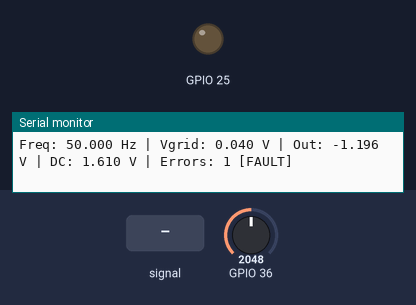
Bench run of a sketch on a simulated ESP32. Parts: output pins drawn as LEDs (lit = HIGH), the last lines printed to the serial monitor. The test bench sets the inputs (shaded band); at power-on: GPIO 36 = 2048.

Above: at 1.45 s.
2.3 s: GPIO 36 fed a 200 Hz sine of ±327 counts around its level
At 3.26 s:
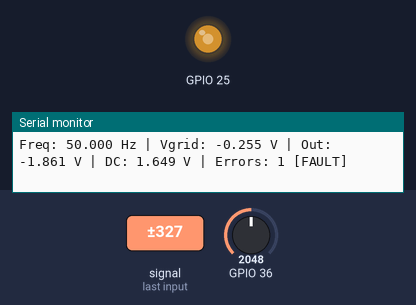
Timing chart, 0 to 3.1 s (numbered marks = the images above; inputs shaded):
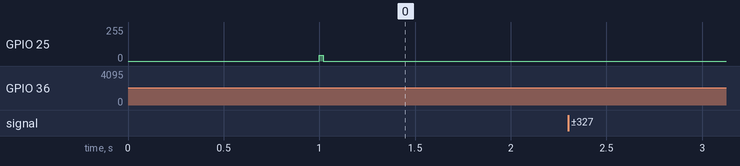

The sketch:

sogi_pll_production3c.ino
```cpp
/**
 * @file sogi_pll_production3b_fixed_wdt.ino
 * @brief SOGI-PLL for ESP32 — patched for esp_task_wdt IDF v5 signature
 *
 * Notes:
 *  - This file assumes ESP-IDF v5-style WDT API: esp_task_wdt_init(const esp_task_wdt_config_t*).
 *  - The sampling task registers itself with the WDT; the Arduino loop() task is NOT registered.
 *  - Uses esp_timer for periodic sampling.
 *  - Uses esp_adc_cal for ADC calibration.
 *
 * Author: Patched for user's toolchain
 * Date: 2026-01-27
 */

#include <Arduino.h>
#include <driver/adc.h>
#include <driver/dac.h>
#include <esp_task_wdt.h>
#include "esp_adc_cal.h"
#include "esp_timer.h"

// -------------------- Config --------------------
#define ADC_CHANNEL         ADC1_CHANNEL_0
#define ADC_ATTEN           ADC_ATTEN_DB_11
#define ADC_WIDTH           ADC_WIDTH_BIT_12
#define DAC_CHANNEL         DAC_CHANNEL_1

#define DAC_MAX_VALUE       255
#define DAC_VREF            3.3f
#define VOLTS_TO_DAC        (DAC_MAX_VALUE / DAC_VREF)

#define V_BIAS              0.55f
#define V_OUT_AMPLITUDE     3.0f

#define SAMPLING_FREQ_HZ    10000.0f
#define SAMPLE_TIME_S       (1.0f / SAMPLING_FREQ_HZ)

#define SOGI_GAIN           1.414f
#define PLL_KP              2.0f
#define PLL_KI              15.0f

#define GRID_FREQ_NOMINAL   50.0f
#define GRID_FREQ_MIN       40.0f
#define GRID_FREQ_MAX       70.0f
#define OMEGA_NOMINAL       (2.0f * PI * GRID_FREQ_NOMINAL)
#define OMEGA_MIN           (2.0f * PI * GRID_FREQ_MIN)
#define OMEGA_MAX           (2.0f * PI * GRID_FREQ_MAX)

#define DC_FILTER_ALPHA     0.001f

#define SERIAL_BAUD         115200
#define PRINT_INTERVAL_MS   100
#define WDT_TIMEOUT_S       3

#define STACK_SIZE_WORDS    8192
#define TASK_PRIORITY       24
#define TASK_CORE           1

#define ADC_MIN_VALID_MV    50
#define ADC_MAX_VALID_MV    3200

#define MAX_OFFSET_DRIFT    0.5f
#define INVALID_THRESHOLD   50   // number of consecutive samples before declaring fault

// -------------------- Types --------------------
struct SOGIState {
  float v_alpha;
  float v_beta;
  float omega;
  float theta;
  float integrator;
  float dc_offset;
  uint32_t error_count;
  uint32_t sample_count;
  bool signal_valid;
  uint16_t invalid_count;
};

struct SharedData {
  float frequency;
  float dc_offset;
  float v_grid;
  float v_out;
  uint32_t errors;
  bool valid;
};

// -------------------- Globals --------------------
static SemaphoreHandle_t dataMutex = NULL;
static SharedData sharedData = {GRID_FREQ_NOMINAL, V_BIAS, 0.0f, V_BIAS, 0, true};

static SemaphoreHandle_t timerSemaphore = NULL;
static TaskHandle_t sogiTaskHandle = NULL;
static esp_timer_handle_t periodic_timer = NULL;
static esp_adc_cal_characteristics_t adc_chars;

// -------------------- Utility --------------------
inline float normalizeAngle(float angle) {
  angle = fmodf(angle, 2.0f * PI);
  if (angle < 0.0f) angle += 2.0f * PI;
  return angle;
}
inline float clampf(float v, float a, float b) {
  if (v < a) return a;
  if (v > b) return b;
  return v;
}
inline bool isADCValid_mv(uint32_t mv) {
  return (mv >= ADC_MIN_VALID_MV && mv <= ADC_MAX_VALID_MV);
}

void updateSharedData(const SOGIState& state, float v_grid, float v_out) {
  if (xSemaphoreTake(dataMutex, (TickType_t)0) == pdTRUE) {
    sharedData.frequency = state.omega / (2.0f * PI);
    sharedData.dc_offset = state.dc_offset;
    sharedData.v_grid = v_grid;
    sharedData.v_out = v_out;
    sharedData.errors = state.error_count;
    sharedData.valid = state.signal_valid;
    xSemaphoreGive(dataMutex);
  }
}

SharedData getSharedData() {
  SharedData d;
  if (xSemaphoreTake(dataMutex, pdMS_TO_TICKS(10)) == pdTRUE) {
    d = sharedData;
    xSemaphoreGive(dataMutex);
  } else {
    d = sharedData;
  }
  return d;
}

// -------------------- esp_timer callback --------------------
static void espTimerCallback(void* arg) {
  xSemaphoreGive(timerSemaphore);
}

// -------------------- ADC calibration --------------------
void initADCCalibration() {
  esp_adc_cal_characterize(ADC_UNIT_1, ADC_ATTEN, ADC_WIDTH, 1100, &adc_chars);
}

// -------------------- SOGI-PLL --------------------
void initSOGIState(SOGIState& s) {
  s.v_alpha = 0.0f; s.v_beta = 0.0f;
  s.omega = OMEGA_NOMINAL; s.theta = 0.0f;
  s.integrator = OMEGA_NOMINAL;
  s.dc_offset = V_BIAS;
  s.error_count = 0; s.sample_count = 0; s.signal_valid = true;
  s.invalid_count = 0;
}

float processSOGIPLL(SOGIState& state, float v_grid_raw) {
  state.sample_count++;

  // DC offset tracking
  state.dc_offset = state.dc_offset * (1.0f - DC_FILTER_ALPHA) + v_grid_raw * DC_FILTER_ALPHA;
  float delta_offset = fabsf(state.dc_offset - V_BIAS);

  // Hysteresis counting
  if (delta_offset > MAX_OFFSET_DRIFT) {
    if (state.invalid_count < 0xFFFF) state.invalid_count++;
  } else {
    if (state.invalid_count > 0) state.invalid_count--;
  }

  if (state.invalid_count >= INVALID_THRESHOLD) {
    // transition to persistent fault — increment error only once per transition
    if (state.signal_valid) {
      state.error_count++;
    }
    state.signal_valid = false;
  } else {
    state.signal_valid = true;
  }

  float v_grid_clean = v_grid_raw - state.dc_offset;

  if (!state.signal_valid) {
    // Safe re-lock: bias integrator gently towards nominal
    state.integrator = state.integrator * 0.995f + OMEGA_NOMINAL * 0.005f;
    state.omega = clampf(state.integrator, OMEGA_MIN, OMEGA_MAX);
    state.theta += state.omega * SAMPLE_TIME_S;
    state.theta = normalizeAngle(state.theta);
    return V_BIAS + V_OUT_AMPLITUDE * sinf(state.theta);
  }

  // SOGI updates (Euler)
  float omega_ts = state.omega * SAMPLE_TIME_S;
  float error = v_grid_clean - state.v_alpha;
  float alpha_derivative = omega_ts * state.v_beta + SOGI_GAIN * omega_ts * error;
  float beta_derivative  = -omega_ts * state.v_alpha;
  state.v_alpha += alpha_derivative;
  state.v_beta  += beta_derivative;

  // Park transform
  float sin_theta = sinf(state.theta);
  float cos_theta = cosf(state.theta);
  float v_q = -state.v_alpha * sin_theta + state.v_beta * cos_theta;

  // PI with anti-windup
  float prop = PLL_KP * v_q;
  float integ_inc = PLL_KI * SAMPLE_TIME_S * v_q;
  bool will_high = (state.integrator >= OMEGA_MAX) && (integ_inc > 0.0f);
  bool will_low  = (state.integrator <= OMEGA_MIN) && (integ_inc < 0.0f);
  if (!(will_high || will_low)) state.integrator += integ_inc;
  else state.integrator += integ_inc * 0.1f;
  state.integrator = clampf(state.integrator, OMEGA_MIN, OMEGA_MAX);
  state.omega = clampf(state.integrator + prop, OMEGA_MIN, OMEGA_MAX);

  // VCO
  state.theta += state.omega * SAMPLE_TIME_S;
  state.theta = normalizeAngle(state.theta);

  return V_BIAS + V_OUT_AMPLITUDE * sinf(state.theta);
}

// -------------------- DAC write --------------------
void writeDAC(float voltage) {
  int dac_value = (int)(voltage * VOLTS_TO_DAC);
  if (dac_value < 0) dac_value = 0;
  if (dac_value > DAC_MAX_VALUE) dac_value = DAC_MAX_VALUE;
  dac_output_voltage(DAC_CHANNEL, (uint8_t)dac_value);
}

// -------------------- Sampling task --------------------
void sogiTask(void *pvParameters) {
  SOGIState state;
  initSOGIState(state);

  // Register sampling task with WDT
  esp_task_wdt_add(NULL);

  Serial.println("[SOGI] Task started on Core " + String((int)xPortGetCoreID()));

  while (true) {
    if (xSemaphoreTake(timerSemaphore, portMAX_DELAY) == pdTRUE) {
      // reset WDT
      esp_task_wdt_reset();

      // Read & calibrate ADC
      int raw = adc1_get_raw(ADC_CHANNEL);
      uint32_t mv = esp_adc_cal_raw_to_voltage(raw, &adc_chars);
      if (!isADCValid_mv(mv)) {
        // transient ADC invalid — increase error_count modestly, output bias
        state.error_count++;
        writeDAC(V_BIAS);
        continue;
      }

      float v_grid_raw = ((float)mv) / 1000.0f;
      float v_out = processSOGIPLL(state, v_grid_raw);
      writeDAC(v_out);

      if (state.sample_count % 10 == 0) {
        float v_grid_clean = v_grid_raw - state.dc_offset;
        updateSharedData(state, v_grid_clean, v_out);
      }
    }
  }
}

// -------------------- Timer init using esp_timer --------------------
void initHardwareTimer() {
  timerSemaphore = xSemaphoreCreateBinary();
  if (!timerSemaphore) {
    Serial.println("[ERROR] timer sem fail");
    while (1) delay(1000);
  }

  const esp_timer_create_args_t periodic_timer_args = {
    .callback = &espTimerCallback,
    .arg = NULL,
    .name = "sogi_periodic"
  };

  if (esp_timer_create(&periodic_timer_args, &periodic_timer) != ESP_OK) {
    Serial.println("[ERROR] esp_timer_create failed");
    while (1) delay(1000);
  }

  uint64_t period_us = (uint64_t)(SAMPLE_TIME_S * 1e6);
  if (esp_timer_start_periodic(periodic_timer, period_us) != ESP_OK) {
    Serial.println("[ERROR] esp_timer_start_periodic failed");
    while (1) delay(1000);
  }
}

// -------------------- Setup & Loop --------------------
void setup() {
  Serial.begin(SERIAL_BAUD);
  delay(1000);
  Serial.println("\n[SOGI] starting...");

  adc1_config_width(ADC_WIDTH);
  adc1_config_channel_atten(ADC_CHANNEL, ADC_ATTEN);
  initADCCalibration();

  dac_output_enable(DAC_CHANNEL);
  dac_output_voltage(DAC_CHANNEL, (uint8_t)(V_BIAS * VOLTS_TO_DAC));

  // Initialize WDT using IDF v5 signature (pointer to config)
  esp_task_wdt_config_t wdt_config = {
    .timeout_ms = (uint32_t)(WDT_TIMEOUT_S * 1000),
    .idle_core_mask = 0,
    .trigger_panic = true
  };
  esp_task_wdt_init(&wdt_config);

  dataMutex = xSemaphoreCreateMutex();
  if (!dataMutex) {
    Serial.println("[ERROR] dataMutex fail");
    while (1) delay(1000);
  }

  initHardwareTimer();

  BaseType_t taskCreated = xTaskCreatePinnedToCore(
    sogiTask,
    "SOGI_PLL",
    STACK_SIZE_WORDS,
    NULL,
    TASK_PRIORITY,
    &sogiTaskHandle,
    TASK_CORE
  );
  if (taskCreated != pdPASS) {
    Serial.println("[ERROR] task create fail");
    while (1) delay(1000);
  }

  // Do NOT register the loop() task with the WDT here.
  // The sampling task (sogiTask) registers itself with esp_task_wdt_add(NULL).

  Serial.printf("[INFO] Free Heap: %d\n", ESP.getFreeHeap());
  Serial.println("[READY]");
}

void loop() {
  static unsigned long lastPrint = 0;
  static uint32_t lastErrorCount = 0;
  unsigned long now = millis();

  if (now - lastPrint >= PRINT_INTERVAL_MS) {
    lastPrint = now;

    SharedData d = getSharedData();

    Serial.print("Freq: ");
    Serial.print(d.frequency, 3);
    Serial.print(" Hz | Vgrid: ");
    Serial.print(d.v_grid, 3);
    Serial.print(" V | Out: ");
    Serial.print(d.v_out, 3);
    Serial.print(" V | DC: ");
    Serial.print(d.dc_offset, 3);
    Serial.print(" V | Errors: ");
    Serial.print(d.errors);

    if (d.errors > lastErrorCount) {
      Serial.print(" [NEW!]");
      lastErrorCount = d.errors;
    }

    Serial.print(d.valid ? " [OK]" : " [FAULT]");
    Serial.println();

    static unsigned long lastDiag = 0;
    if (now - lastDiag >= 5000) {
      lastDiag = now;
      if (sogiTaskHandle) {
        UBaseType_t stackRemaining = uxTaskGetStackHighWaterMark(sogiTaskHandle);
        Serial.printf("[DIAG] Stack remaining: %u words\n", (unsigned)stackRemaining);
      }
      Serial.printf("[DIAG] Free heap: %d bytes\n", ESP.getFreeHeap());
    }
  }
}
```
